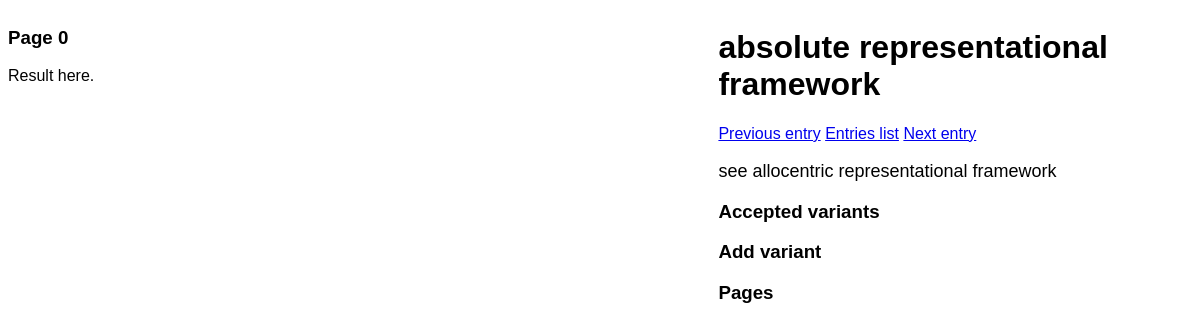
Screenshot of /indiv_entry/6 with the database file from the repository.
### app.py (models this page shows)
class Entries(db.Model):
    __tablename__ = 'entries_main'
    id = db.Column(db.Integer, primary_key=True)
    entry = db.Column(db.String)

### app.py (the view)
@app.route('/indiv_entry/<int:id>')
def indiv_entry(id):
    current_entry = Entries.query.get_or_404(id)
    return render_template('entry_page.html', current_entry=current_entry, seesdic=seesdic, tokendic=tokendic, pagesdic=pagesdic)

### templates/entry_page.html (shortened to what this page needs)
{% extends 'base.html' %}
{% block body %}
<div id="entry_container">
<div id="index_info">
<h1>{{current_entry.entry}}</h1>
<a href="/indiv_entry/{{current_entry.id-1}}">Previous entry</a>
<a href="/">Entries list</a>
<a href="/indiv_entry/{{current_entry.id+1}}">Next entry</a><br><br>
<div class="seesnote">
    {{seesdic[current_entry.entry]}}<br>
</div>
<h3>Accepted variants</h3>
<h3>Add variant</h3>
<h3>Pages</h3>
</div>
<div id="reader">
<h3>Page <span id="pagenolarge">0</span></h3>
<p id="result">Result here.</p>
</div>
{% endblock %}

### static/css/main.css (style rules this page uses)
body { margin: 50; font-family: sans-serif; }
#index_info { float: right ; width: 40% ; }
#reader { float: right; width: 60%; }
.seesnote { font-size: large; }

### rows the page displays
Entries: entry "absolute representational framework", entry "see allocentric representational framework"
